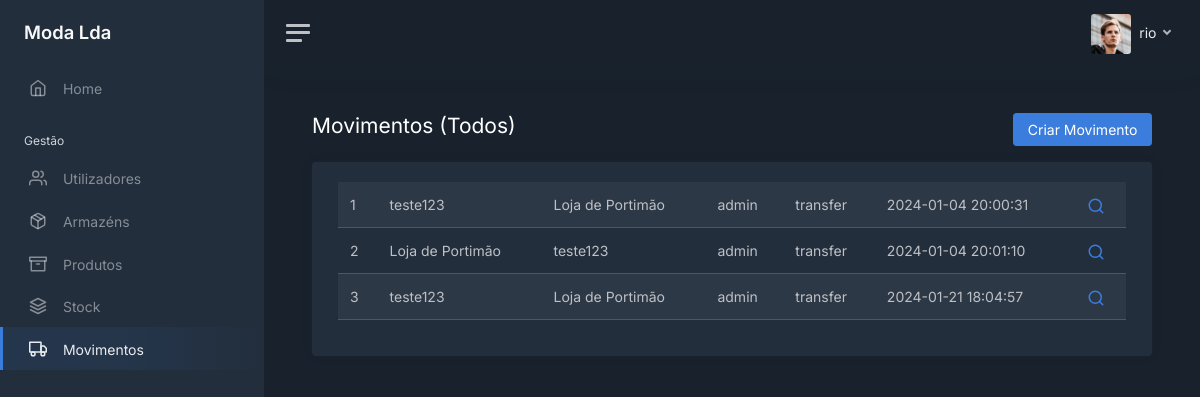
/movements (signed in), run on the app's committed database.
### modules/login/models.py (models this page shows, shortened)
class User(UserMixin, db.Model):
    __tablename__ = 'users'
    __table_args__ = {'extend_existing': True}
    id = db.Column(db.Integer, primary_key=True)
    username = db.Column(db.String(), unique=True)
    password = db.Column(db.String())
    role = db.Column(db.String())
    last_login = db.Column(db.DateTime, server_default=db.func.now())
    active = db.Column(db.Boolean, unique=False, default=True)

### modules/main/models.py (models this page shows, shortened)
class Warehouse(db.Model):
    __tablename__ = 'warehouses'
    __table_args__ = {'extend_existing': True}
    id = db.Column(db.Integer, primary_key=True)
    name = db.Column(db.String(), unique=True)
    address = db.Column(db.String())
    phone = db.Column(db.String())
    active = db.Column(db.Boolean, unique=False, default=True)

class Movements(db.Model):
    __tablename__ = 'movements'
    __table_args__ = {'extend_existing': True}
    id = db.Column(db.Integer, primary_key=True)
    user_id = db.Column(db.Integer, ForeignKey(User.id))
    from_warehouse_id = db.Column(db.Integer, ForeignKey(Warehouse.id)) #FromWarehouse
    to_warehouse_id = db.Column(db.Integer, ForeignKey(Warehouse.id)) #ToWarehouse
    typ = db.Column(db.String())
    date = db.Column(db.DateTime, default=db.func.now())
    from_warehouse = relationship('Warehouse', foreign_keys='Movements.from_warehouse_id')
    to_warehouse = relationship('Warehouse', foreign_keys='Movements.to_warehouse_id')
    user = relationship('User', foreign_keys='Movements.user_id')

### modules/main/views.py (the view)
@bp.route('/movements')
@login_required
def movements():
    movements_query = Movements.query.all()
    all_movements = []
    for movement in movements_query:
        all_movements.append(
            {
                "id": movement.id,
                "from": movement.from_warehouse.name,
                "to": movement.to_warehouse.name,
                "user": movement.user.username,
                "type": movement.typ,
                "date": movement.date,
            }
        )
    return render_template('movements/movements_table.html', user=current_user, tab="movements",
                           all_movements=all_movements)

### modules/login/models.py (called while the page is built)
@login_manager.user_loader
def load_user(user_id):
    return User.query.get(int(user_id))

### modules/main/templates/movements/movements_table.html (shortened to what this page needs)
<!DOCTYPE html>
<html lang="en">
<head>
    <link href="/static/css/dashboard.css" rel="stylesheet">
    <link href="https://cdn.datatables.net/1.13.7/css/dataTables.bootstrap5.min.css" rel="stylesheet">
</head>
{% extends "sidebar.html" %}
{% block content %}
    <div class="row">
        <div class="col float-start">
            <h1 class="h3 mb-3">Movimentos (Todos)</h1>
        </div>
        <div class="col">
            <div class="mb-3 float-end">
                <a href="/movements/add" class="btn btn-primary">Criar Movimento</a>
            </div>
        </div>
    </div>
    <div class="card">
        <div class="card-body">
            <div class="container-fluid">
                <table id="movements" class="table table-striped">
                    <tbody>
                    {% for movement in all_movements %}
                        <tr>
                            <td>{{ movement.id }}</td>
                            <td>{{ movement.from }}</td>
                            <td>{{ movement.to }}</td>
                            <td>{{ movement.user }}</td>
                            <td>{{ movement.type }}</td>
                            <td>{{ movement.date }}</td>
                            <td>
                                <a class="text-decoration-none" href="/movements/{{ movement.id }}">
                                    <i class="align-middle" data-feather="search"></i>
                                </a>
                            </td>
                        </tr>
                    {% endfor %}
                    </tbody>
                </table>
            </div>
        </div>
    </div>
{% endblock %}

### modules/main/templates/sidebar.html (shortened to what this page needs)
<body data-theme="dark">
<div class="wrapper">
    <nav id="sidebar" class="sidebar js-sidebar">
        <div class="sidebar-content js-simplebar">
            <a class="sidebar-brand" href="/home">
                <span class="align-middle">Moda Lda</span>
            </a>
            <ul class="sidebar-nav">
                <li class="sidebar-item {% if tab == 'home' %}active{% endif %}">
                    <a class="sidebar-link" href="/home">
                        <i class="align-middle" data-feather="home"></i> <span class="align-middle">Home</span>
                    </a>
                </li>
                <li class="sidebar-header">
                    Gestão
                </li>
                {% if user.role == 'admin' or user.role == 'gerente' %}
                <li class="sidebar-item {% if tab == 'users' %}active{% endif %}">
                    <a class="sidebar-link" href="/users">
                        <i class="align-middle" data-feather="users"></i> <span class="align-middle">Utilizadores</span>
                    </a>
                </li>
                {% endif %}
                {% if user.role == 'admin' or user.role == 'gerente' %}
                <li class="sidebar-item {% if tab == 'warehouses' %}active{% endif %}">
                    <a class="sidebar-link" href="/warehouses">
                        <i class="align-middle" data-feather="package"></i> <span class="align-middle">Armazéns</span>
                    </a>
                </li>
                {% endif %}
                <li class="sidebar-item {% if tab == 'products' %}active{% endif %}">
                    <a class="sidebar-link" href="/products">
                        <i class="align-middle" data-feather="archive"></i> <span class="align-middle">Produtos</span>
                    </a>
                </li>
                <li class="sidebar-item {% if tab == 'stock' %}active{% endif %}">
                    <a class="sidebar-link" href="/stock">
                        <i class="align-middle" data-feather="layers"></i> <span class="align-middle">Stock</span>
                    </a>
                </li>
                <li class="sidebar-item {% if tab == 'movements' %}active{% endif %}">
                    <a class="sidebar-link" href="/movements">
                        <i class="align-middle" data-feather="truck"></i> <span class="align-middle">Movimentos</span>
                    </a>
                </li>
            </ul>
        </div>
    </nav>
    <div class="main">
        <nav class="navbar navbar-expand navbar-light navbar-bg">
            <a class="sidebar-toggle js-sidebar-toggle">
                <i class="hamburger align-self-center"></i>
            </a>
            <div class="navbar-collapse collapse">
                <ul class="navbar-nav navbar-align">
                    <li class="nav-item dropdown">
                        <a class="nav-link dropdown-toggle d-none d-sm-inline-block" href="#" data-bs-toggle="dropdown">
                            <img src="/static/img/avatars/avatar.jpg" class="avatar img-fluid rounded me-1"
                                 alt="{{ user.username }}"/> <span class="text-dark"> {{ user.username }} </span>
                        </a>
                    </li>
                </ul>
            </div>
        </nav>
        <main class="content">
            <div class="container-fluid p-0">
                {% block content %}
                {% endblock %}
            </div>
        </main>
    </div>
</div>
</body>
</html>

### data on the page
User: username "rio"
Warehouse: from "teste123" "teste123", to "teste123"
Warehouse: to "Loja de Portimão" "Loja de Portimão", from "Loja de Portimão"
User: user "admin" "admin" "admin"
Movements: type "transfer", date "2024-01-04 20:00:31"
Movements: type "transfer", date "2024-01-04 20:01:10"
Movements: type "transfer", date "2024-01-21 18:04:57"

### other printed values
{{ movement.id }} "1" "2" "3"
